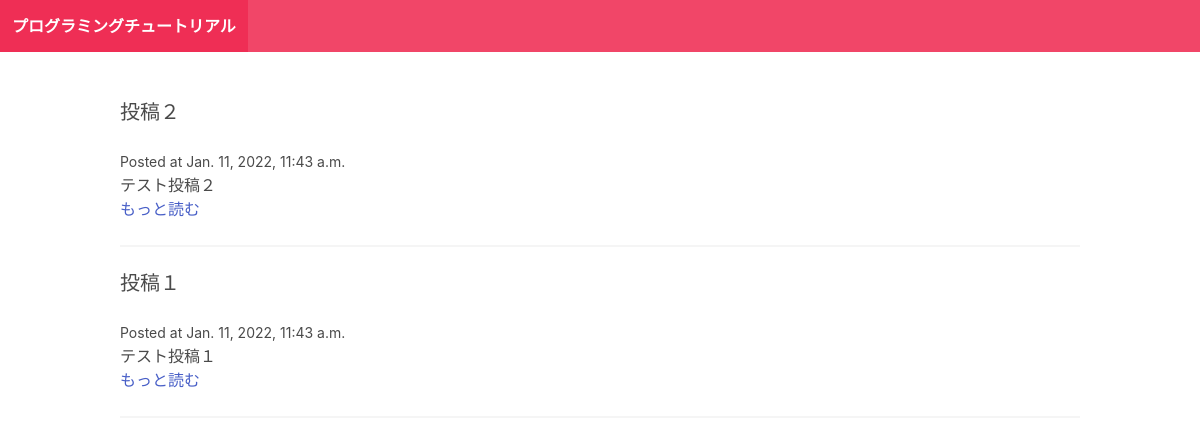
The page / on the database its author committed.
### blog/models.py (models this page shows)
class Post(models.Model):
    title = models.CharField(max_length=255)
    slug = models.SlugField()
    intro = models.TextField()
    body = models.TextField()
    data_added = models.DateTimeField(auto_now_add=True)
    class Meta:
        ordering = ["-data_added"]

### blog/views.py (the view)
# urls.py: path("", frontpage),
def frontpage(request):
    posts = Post.objects.all()
    return render(request, "blog/frontpage.html", {"posts": posts})

### blog/templates/blog/frontpage.html
{% extends "blog/base.html" %} {% block content %}
{% for post in posts %}
<div class="post block">
  <h2 class="subtitle">{{post.title}}</h2>
  <small>Posted at {{post.data_added}}</small>
  <p>{{post.intro}}</p>
  <a href="{% url 'post_detail' post.slug %}">もっと読む</a>
  <hr />
</div>
{% endfor %} {% endblock %}

### rows shown on the page
Post: title "投稿２", data_added "Jan. 11, 2022, 11:43 a.m.", intro "テスト投稿２"
Post: title "投稿１", data_added "Jan. 11, 2022, 11:43 a.m.", intro "テスト投稿１"
